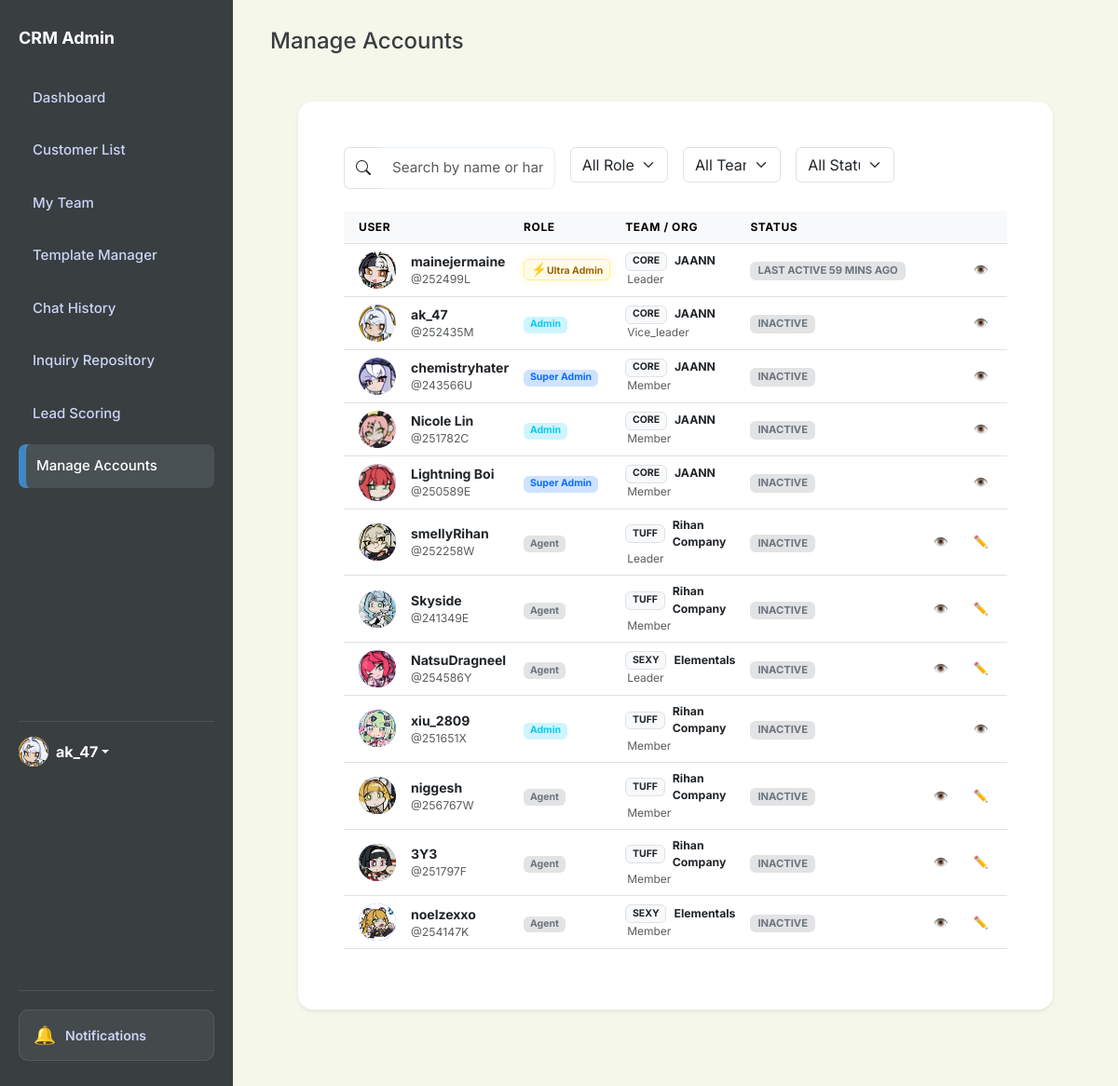
/admin/create-account (signed in), run on the app's committed database.
### app.py (models this page shows, shortened)
class User(db.Model):
    id = db.Column(db.Integer, primary_key=True)
    username = db.Column(db.String(80), unique=True, nullable=False)
    password = db.Column(db.String(200), nullable=False)
    name = db.Column(db.String(100), default='Admin')
    bio = db.Column(db.Text, default='')
    profile_picture = db.Column(db.String(200), default='https://ui-avatars.com/api/?name=Admin&background=random')
    role = db.Column(db.String(20), default='agent') # super_admin, agent
    preferences = db.Column(db.Text, default='{}') # Stores dashboard layout/stats as JSON
    last_active = db.Column(db.String(50))
    team_id = db.Column(db.Integer, db.ForeignKey('team.id'), nullable=True)
    team_role = db.Column(db.String(20)) # leader, vice_leader, member
    last_active_team_chat = db.Column(db.String(50)) # Timestamp of last time user viewed team chat
    @property
    def status_display(self):
        if not self.last_active:
            return "Inactive"
        try:
            from datetime import datetime
            last = datetime.strptime(self.last_active, '%Y-%m-%d %H:%M:%S')
            now = datetime.now()
            diff = now - last
            minutes = divmod(diff.total_seconds(), 60)[0]
            if minutes < 5:
                return "Active"
            elif minutes < 60:
                return f"Last active {int(minutes)} mins ago"
            elif minutes < 1440:
                return f"Last active {int(minutes // 60)} hours ago"
            else:
                return f"Last active {int(minutes // 1440)} days ago"
        except:
            return "Inactive"

class Team(db.Model):
    id = db.Column(db.Integer, primary_key=True)
    name = db.Column(db.String(100), unique=True, nullable=False)
    profile_picture = db.Column(db.String(255), default='https://ui-avatars.com/api/?name=Team&background=random')
    description = db.Column(db.Text, default='')
    role = db.Column(db.String(50)) # e.g., "Corporate Sales", "Customer Support"
    department = db.Column(db.String(50))
    team_score = db.Column(db.Integer, default=0)
    team_tag = db.Column(db.String(50))
    created_at = db.Column(db.String(50))
    members = db.relationship('User', backref='team_obj', foreign_keys='User.team_id', lazy=True)

### app.py (the view, shortened to what this page needs)
@app.route('/admin/create-account', methods=['GET', 'POST'])
def admin_create_account():
    if not session.get('logged_in'):
        return redirect(url_for('login'))
    current_user = User.query.get(session.get('user_id'))
    if current_user.username != '252499L' and current_user.role not in ['super_admin', 'admin']:
        return render_template('404.html'), 404
    promotion_requests = []
    total_super_admins = 0
    if current_user.role in ['super_admin', 'ultra_admin']:
        promotion_requests = PromotionRequest.query.filter_by(status='pending').all()
        total_super_admins = User.query.filter_by(role='super_admin').count()
    return render_template('create_account.html',
                           users=User.query.all(),
                           teams=Team.query.all(),
                           promotion_requests=promotion_requests,
                           total_super_admins=total_super_admins,
                           me=current_user)

### templates/create_account.html (shortened to what this page needs)
<!DOCTYPE html>
<html lang="en">
<head>
    <link href="https://cdn.jsdelivr.net/npm/bootstrap@5.3.0/dist/css/bootstrap.min.css" rel="stylesheet">
    <link rel="stylesheet" href="https://cdn.jsdelivr.net/npm/bootstrap-icons@1.11.1/font/bootstrap-icons.css">
    <link rel="stylesheet" href="{{ url_for('static', filename='style.css') }}">
</head>
<body id="page-admin-accounts"
    class="{% if current_theme and current_theme != 'light' %}theme-{{ current_theme }}{% endif %}">
    <aside class="sidebar">
        <h2>CRM Admin</h2>
        <a href="/dashboard" class="nav-link nav-dashboard">Dashboard</a>
        <a href="/customers" class="nav-link nav-customers">Customer List</a>
        <a href="/my-team" class="nav-link nav-my-team d-flex justify-content-between align-items-center">
            My Team
        </a>
        <a href="/templates-manager" class="nav-link nav-templates">Template Manager</a>
        <a href="/history" class="nav-link nav-history d-flex justify-content-between align-items-center">
            Chat History
        </a>
        <a href="/repository" class="nav-link nav-repository">Inquiry Repository</a>
        <a href="/scoring" class="nav-link nav-scoring">Lead Scoring</a>
        {% if session.get('user_role') in ['ultra_admin', 'super_admin', 'admin'] %}
        <a href="/admin/create-account" class="nav-link nav-admin active">
            Manage Accounts
        </a>
        {% endif %}
        <div class="mt-auto pt-3 border-top border-secondary" style="border-color: rgba(255,255,255,0.1) !important;">
            <div class="dropdown">
                <a href="#" class="d-flex align-items-center text-decoration-none dropdown-toggle" id="dropdownUser1"
                    data-bs-toggle="dropdown" aria-expanded="false">
                    <div class="avatar-circle bg-primary text-white me-2"
                        style="width: 32px; height: 32px; font-size: 14px; display:flex; align-items:center; justify-content:center; border-radius:50%; overflow:hidden;">
                        {% if session.get('user_pic') and 'http' in session.get('user_pic') %}
                        <img src="{{ session.get('user_pic') }}" alt="User"
                            style="width:100%; height:100%; object-fit:cover;">
                        {% elif session.get('user_pic') %}
                        <img src="{{ url_for('static', filename='uploads/' + session.get('user_pic')) }}" alt="User"
                            style="width:100%; height:100%; object-fit:cover;">
                        {% else %}
                        {{ session.get('user_name', 'Admin')[0] | upper }}
                        {% endif %}
                    </div>
                    <strong>{{ session.get('user_name', 'Admin') }}</strong>
                </a>
            </div>
        </div>
    </aside>
    <main class="main">
        <div class="header">
            <div class="header-left">
                <h1 style="margin:0; font-size: 24px;">Manage Accounts</h1>
            </div>
        </div>
        <div class="content-body" style="padding: 30px;">
            <div class="card shadow-sm border-0" style="border-radius: 16px;">
                <div class="card-body p-4">
                    <div class="row g-3 mb-4">
                        <div class="col-md-4">
                            <div class="input-group">
                                <span class="input-group-text bg-white border-end-0"><i class="bi bi-search"></i></span>
                                <input type="text" id="userListSearch" class="form-control border-start-0"
                                    placeholder="Search by name or handle...">
                            </div>
                        </div>
                        <div class="col-md-2">
                            <select id="filterRole" class="form-select">
                                <option value="all">All Roles</option>
                            </select>
                        </div>
                        <div class="col-md-2">
                            <select id="filterTeam" class="form-select">
                                <option value="all">All Teams</option>
                            </select>
                        </div>
                        <div class="col-md-2">
                            <select id="filterStatus" class="form-select">
                                <option value="all">All Status</option>
                            </select>
                        </div>
                    </div>
                    <div class="table-responsive">
                        <table class="table table-hover align-middle" id="accountsTable">
                            <thead class="table-light">
                                <tr>
                                    <th class="ps-3">User</th>
                                    <th>Role</th>
                                    <th>Team / Org</th>
                                    <th>Status</th>
                                    <th class="text-end pe-3">Actions</th>
                                </tr>
                            </thead>
                            <tbody>
                                {% for user in users %}
                                <tr>
                                    <td class="ps-3">
                                        <div class="d-flex align-items-center">
                                            <div class="avatar-circle me-3"
                                                style="width: 40px; height: 40px; border-radius: 50%; overflow: hidden;">
                                                {% if user.profile_picture and 'http' in user.profile_picture %}
                                                <img src="{{ user.profile_picture }}" alt="User"
                                                    style="width: 100%; height: 100%; object-fit: cover;">
                                                {% elif user.profile_picture %}
                                                <img src="{{ url_for('static', filename='uploads/' + user.profile_picture) }}"
                                                    alt="User" style="width: 100%; height: 100%; object-fit: cover;">
                                                {% else %}
                                                <div
                                                    class="bg-light text-primary d-flex align-items-center justify-content-center w-100 h-100 fw-bold">
                                                    {{ user.username[0] | upper }}
                                                </div>
                                                {% endif %}
                                            </div>
                                             <div style="cursor: pointer;" onclick="showAgentProfile('{{ user.id }}')">
                                                 <div class="fw-bold">{{ user.name }}</div>
                                                 <div class="text-muted small">@{{ user.username }}</div>
                                             </div>
                                        </div>
                                    </td>
                                    <td>
                                        {% if user.role == 'ultra_admin' %}
                                        <span class="badge role-ultra-admin">Ultra Admin</span>
                                        {% elif user.role == 'super_admin' %}
                                        <span class="badge bg-primary-subtle text-primary">Super Admin</span>
                                        {% elif user.role == 'admin' %}
                                        <span class="badge bg-info-subtle text-info">Admin</span>
                                        {% else %}
                                        <span class="badge bg-secondary-subtle text-secondary">Agent</span>
                                        {% endif %}
                                    </td>
                                    <td>
                                        {% if user.team_obj %}
                                        <div class="d-flex align-items-center" style="cursor: pointer;"
                                            onclick="showTeamDetails('{{ user.team_id }}')">
                                            <span class="badge bg-light text-dark border me-2">{{ user.team_obj.team_tag
                                                or 'TEAM' }}</span>
                                            <span class="small fw-bold">{{ user.team_obj.name }}</span>
                                        </div>
                                        <div class="small text-muted" style="font-size: 0.75rem; margin-left: 2px;">
                                            {{ user.team_role | title if user.team_role else 'Member' }}
                                        </div>
                                        {% else %}
                                        <span class="text-muted small">No Team</span>
                                        {% endif %}
                                    </td>
                                    <td>
                                        {% set status = user.status_display %}
                                        <span
                                            class="badge {% if 'Active' in status %}bg-success-subtle text-success{% else %}bg-secondary-subtle text-secondary{% endif %} px-2 py-1"
                                            style="font-size: 0.7rem;">
                                            {{ status | upper }}
                                        </span>
                                    </td>
                                    <td class="text-end pe-3" data-search-team="{{ user.team_id or 'none' }}"
                                        data-search-role="{{ user.role }}"
                                        data-search-status="{{ 'Active' if 'Active' in status else 'Inactive' }}">
                                        <div class="btn-group">
                                            <button class="btn btn-sm btn-outline-primary"
                                                onclick="showAgentProfile('{{ user.id }}')" title="View Profile">
                                                👁️
                                            </button>
                                            {% set can_edit = (session.get('user_role') in ['ultra_admin',
                                            'super_admin']) or
                                            (session.get('user_role') == 'admin' and user.role == 'agent') %}
                                            <button class="btn btn-sm btn-outline-warning"
                                                onclick="editUser('{{ user.id }}')" title="Edit Account" {% if not
                                                can_edit %}disabled style="opacity:0.5; cursor:not-allowed;" {% endif
                                                %}>
                                                ✏️
                                            </button>
                                            {% set can_delete = (session.get('user_role') == 'ultra_admin') or
                                            (session.get('user_role') == 'super_admin' and user.role not in
                                            ['super_admin', 'ultra_admin']) or
                                            (session.get('user_role') == 'admin' and user.role == 'agent') %}
                                            {% if session.get('user_id') == user.id %}
                                            {% set can_delete = false %}
                                            {% endif %}
                                            {% if user.username == '252499L' %}
                                            {% set can_delete = false %}
                                            {% endif %}
                                            <button class="btn btn-sm btn-outline-danger"
                                                onclick="confirmDeleteUser('{{ user.id }}', '{{ user.username }}')"
                                                title="Delete Account" >
                                            </button>
                                        </div>
                                    </td>
                                </tr>
                                {% endfor %}
                            </tbody>
                        </table>
                    </div>
                </div>
            </div>
        </div>
    </main>
</body>
</html>

### data on the page
User: profile_picture (picture), get "ak_47", name "ak_47", username "252435M", role "Admin", team_obj "CORE", team_obj.name "JAANN", team_role "Vice_leader", status "INACTIVE"
User: profile_picture (picture), name "mainejermaine", username "252499L", role "Ultra Admin", team_obj "CORE", team_obj.name "JAANN", team_role "Leader", status "LAST ACTIVE 59 MINS AGO"
User: profile_picture (picture), name "chemistryhater", username "243566U", role "Super Admin", team_obj "CORE", team_obj.name "JAANN", team_role "Member", status "INACTIVE"
User: profile_picture (picture), name "Nicole Lin", username "251782C", role "Admin", team_obj "CORE", team_obj.name "JAANN", team_role "Member", status "INACTIVE"
User: profile_picture (picture), name "Lightning Boi", username "250589E", role "Super Admin", team_obj "CORE", team_obj.name "JAANN", team_role "Member", status "INACTIVE"
User: profile_picture (picture), name "smellyRihan", username "252258W", role "Agent", team_obj "TUFF", team_obj.name "Rihan Company", team_role "Leader", status "INACTIVE"
User: profile_picture (picture), name "Skyside", username "241349E", role "Agent", team_obj "TUFF", team_obj.name "Rihan Company", team_role "Member", status "INACTIVE"
User: profile_picture (picture), name "NatsuDragneel", username "254586Y", role "Agent", team_obj "SEXY", team_obj.name "Elementals", team_role "Leader", status "INACTIVE"
User: profile_picture (picture), name "xiu_2809", username "251651X", role "Admin", team_obj "TUFF", team_obj.name "Rihan Company", team_role "Member", status "INACTIVE"
User: profile_picture (picture), name "niggesh", username "256767W", role "Agent", team_obj "TUFF", team_obj.name "Rihan Company", team_role "Member", status "INACTIVE"
User: profile_picture (picture), name "3Y3", username "251797F", role "Agent", team_obj "TUFF", team_obj.name "Rihan Company", team_role "Member", status "INACTIVE"
User: profile_picture (picture), name "noelzexxo", username "254147K", role "Agent", team_obj "SEXY", team_obj.name "Elementals", team_role "Member", status "INACTIVE"
